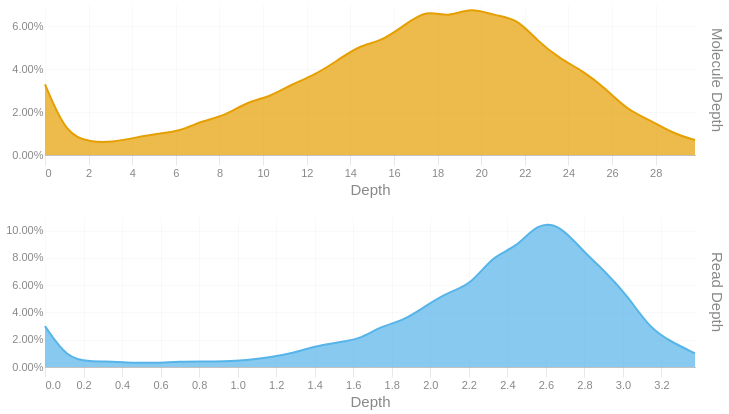

Notebook cell for this chart:
### Code cell
readdep = depth_hist(tb['Read Depth'], q99, 3)
readdep = readdep.with_columns(pl.lit('Read Depth').alias('Metric'))
if not SKIPLR:
    moldep = depth_hist(tb['Molecule Depth'], mol_q99, 1)
    moldep = moldep.with_columns(pl.lit('Molecule Depth').alias('Metric'))
    _hist = pl.concat([readdep, moldep])
    _hist = _hist.filter(pl.col('Proportion') != 0)
    with SafeRender(_hist):
        (
            alt.Chart(_hist)        
            .mark_area(interpolate = "basis")
            .encode(
                x=alt.X('Bin:Q').scale(domainMin=0).axis(alt.Axis(title='Depth')),
                y = alt.Y('Proportion:Q', title = None).axis(format = '.2%'),
                color = alt.Color('Metric:N').legend(None),
                row = alt.Row("Metric:N").header(title = None, labelOrient = 'right'),
                tooltip = [
                    alt.Tooltip("Metric:N", title = "Metric"),
                    alt.Tooltip('Interval:N', title = "Depth Interval"),
                    alt.Tooltip('Proportion:Q', title = "% Alignments").format('.2%')
                ]
            )
            .resolve_scale(x='independent', y='independent')
            .properties(
                height = 150, width = 650,
                usermeta={'embedOptions': {'downloadFileName': f'{samplename}.depth.hist'}}
            )
        ).display()
else:
    readdep = readdep.filter(pl.col('Proportion') != 0)
    with SafeRender(readdep):
        (
            alt.Chart(readdep)        
            .mark_area(interpolate = "basis")
            .encode(
                x=alt.X('Bin:Q').scale(domainMin=0).axis(alt.Axis(title='Depth')),
                y = alt.Y('Proportion:Q', title = None).axis(format = '.2%'),
                tooltip = [
                    alt.Tooltip('Interval:N', title = "Depth Interval"),
                    alt.Tooltip('Proportion:Q', title = "% Alignments").format('.2%')
                ]
            )
            .properties(
                usermeta={'embedOptions': {'downloadFileName': f'{samplename}.depth.hist'}}
            )
        ).display()

### Figure 1 — Vega-Lite specification as saved in the notebook (floating-point values rounded to 4 significant figures)
{"width": 650, "height": 150, "config": {"title": {"anchor": "start", "dy": -15, "fontSize": 18, "color": "#888888", "subtitleColor": "#888888", "subtitleFontSize": 14}, "arc": {"fill": "#0072B2"}, "axis": {"domainColor": "#888888", "domainWidth": 0.5, "gridWidth": 0.2, "grid": false, "titleFontWeight": 400, "titleFontSize": 15, "labelFontSize": 11, "labelColor": "#888888", "tickColor": "#888888", "tickWidth": 0.2, "titleColor": "#888888"}, "axisBand": {"grid": false}, "axisX": {"grid": true, "tickSize": 10, "domainCap": "round"}, "axisY": {"domain": false, "grid": true, "tickSize": 0, "domainCap": "round"}, "background": "transparent", "header": {"labelFontSize": 15, "labelColor": "#888888", "titleFontSize": 15, "titleFontWeight": 600, "titleColor": "#888888"}, "legend": {"labelFont": "sans-serif", "labelFontSize": 12, "labelColor": "#888888", "symbolSize": 100, "symbolType": "circle", "titleFontSize": 12, "titlePadding": 10, "titleColor": "#888888", "title": null}, "range": {"category": ["#E69F00", "#56B4E9", "#009E73", "#F0E442", "#0072B2", "#D55E00", "#CC79A7", "#000000"], "diverging": ["#cfe8f3", "#a2d4ec", "#73bfe2", "#46abdb", "#1696d2", "#12719e"]}, "area": {"fill": "#0072B2", "fillOpacity": 0.7, "line": true, "strokeOpacity": 0.7}, "line": {"color": "#0072B2", "stroke": "#0072B2", "strokeWidth": 2}, "trail": {"color": "#0072B2", "stroke": "#0072B2", "strokeWidth": 0, "size": 1}, "point": {"filled": true, "fillOpacity": 1.0, "size": 95}, "text": {"color": "#888888", "fontSize": 11, "align": "right", "fontWeight": 400, "size": 11}, "bar": {"fill": "#0072B2", "stroke": null}, "view": {"stroke": null, "continuousWidth": 660, "continuousHeight": 400}}, "data": {"name": "data-3d9a3919ddfc35d5569b64732c8e05a3"}, "mark": {"type": "area", "interpolate": "basis"}, "encoding": {"color": {"field": "Metric", "legend": null, "type": "nominal"}, "row": {"field": "Metric", "header": {"title": null, "labelOrient": "right"}, "type": "nominal"}, "tooltip": [{"field": "Metric", "title": "Metric", "type": "nominal"}, {"field": "Interval", "title": "Depth Interval", "type": "nominal"}, {"field": "Proportion", "format": ".2%", "title": "% Alignments", "type": "quantitative"}], "x": {"axis": {"title": "Depth"}, "field": "Bin", "scale": {"domainMin": 0}, "type": "quantitative"}, "y": {"axis": {"format": ".2%"}, "field": "Proportion", "title": null, "type": "quantitative"}}, "resolve": {"scale": {"x": "independent", "y": "independent"}}, "usermeta": {"embedOptions": {"downloadFileName": "S1_Tusket_025.depth.hist"}}, "$schema": "https://vega.github.io/schema/vega-lite/v6.1.0.json", "datasets": {"data-3d9a3919ddfc35d5569b64732c8e05a3": [{"Bin": 0.0, "Interval": "0.0-0.116", "Proportion": 0.03, "Metric": "Read Depth"}, {"Bin": 0.116, "Interval": "0.116-0.233", "Proportion": 0.006, "Metric": "Read Depth"}, {"Bin": 0.233, "Interval": "0.233-0.349", "Proportion": 0.004, "Metric": "Read Depth"}, {"Bin": 0.349, "Interval": "0.349-0.465", "Proportion": 0.004, "Metric": "Read Depth"}, {"Bin": 0.465, "Interval": "0.465-0.582", "Proportion": 0.003, "Metric": "Read Depth"}, {"Bin": 0.582, "Interval": "0.582-0.698", "Proportion": 0.003, "Metric": "Read Depth"}, {"Bin": 0.698, "Interval": "0.698-0.814", "Proportion": 0.004, "Metric": "Read Depth"}, {"Bin": 0.814, "Interval": "0.814-0.931", "Proportion": 0.004, "Metric": "Read Depth"}, {"Bin": 0.931, "Interval": "0.931-1.047", "Proportion": 0.004, "Metric": "Read Depth"}, {"Bin": 1.047, "Interval": "1.047-1.163", "Proportion": 0.005, "Metric": "Read Depth"}, {"Bin": 1.163, "Interval": "1.163-1.28", "Proportion": 0.007, "Metric": "Read Depth"}, {"Bin": 1.28, "Interval": "1.28-1.396", "Proportion": 0.01, "Metric": "Read Depth"}, {"Bin": 1.396, "Interval": "1.396-1.512", "Proportion": 0.015, "Metric": "Read Depth"}, {"Bin": 1.512, "Interval": "1.512-1.629", "Proportion": 0.018, "Metric": "Read Depth"}, {"Bin": 1.629, "Interval": "1.629-1.745", "Proportion": 0.02, "Metric": "Read Depth"}, {"Bin": 1.745, "Interval": "1.745-1.861", "Proportion": 0.03, "Metric": "Read Depth"}, {"Bin": 1.861, "Interval": "1.861-1.978", "Proportion": 0.034, "Metric": "Read Depth"}, {"Bin": 1.978, "Interval": "1.978-2.094", "Proportion": 0.045, "Metric": "Read Depth"}, {"Bin": 2.094, "Interval": "2.094-2.21", "Proportion": 0.055, "Metric": "Read Depth"}, {"Bin": 2.21, "Interval": "2.21-2.327", "Proportion": 0.06, "Metric": "Read Depth"}, {"Bin": 2.327, "Interval": "2.327-2.443", "Proportion": 0.082, "Metric": "Read Depth"}, {"Bin": 2.443, "Interval": "2.443-2.559", "Proportion": 0.087, "Metric": "Read Depth"}, {"Bin": 2.559, "Interval": "2.559-2.676", "Proportion": 0.106, "Metric": "Read Depth"}, {"Bin": 2.676, "Interval": "2.676-2.792", "Proportion": 0.104, "Metric": "Read Depth"}, {"Bin": 2.792, "Interval": "2.792-2.908", "Proportion": 0.085, "Metric": "Read Depth"}, {"Bin": 2.908, "Interval": "2.908-3.025", "Proportion": 0.07, "Metric": "Read Depth"}, {"Bin": 3.025, "Interval": "3.025-3.141", "Proportion": 0.052, "Metric": "Read Depth"}, {"Bin": 3.141, "Interval": "3.141-3.257", "Proportion": 0.028, "Metric": "Read Depth"}, {"Bin": 3.257, "Interval": "3.257-3.374", "Proportion": 0.018, "Metric": "Read Depth"}, {"Bin": 3.374, "Interval": "3.374-3.49", "Proportion": 0.01, "Metric": "Read Depth"}, {"Bin": 0.0, "Interval": "0.0-1.0", "Proportion": 0.033, "Metric": "Molecule Depth"}, {"Bin": 1.0, "Interval": "1.0-2.1", "Proportion": 0.009, "Metric": "Molecule Depth"}, {"Bin": 2.1, "Interval": "2.1-3.1", "Proportion": 0.006, "Metric": "Molecule Depth"}, {"Bin": 3.1, "Interval": "3.1-4.1", "Proportion": 0.006, "Metric": "Molecule Depth"}, {"Bin": 4.1, "Interval": "4.1-5.1", "Proportion": 0.008, "Metric": "Molecule Depth"}, {"Bin": 5.1, "Interval": "5.1-6.2", "Proportion": 0.01, "Metric": "Molecule Depth"}, {"Bin": 6.2, "Interval": "6.2-7.2", "Proportion": 0.011, "Metric": "Molecule Depth"}, {"Bin": 7.2, "Interval": "7.2-8.2", "Proportion": 0.016, "Metric": "Molecule Depth"}, {"Bin": 8.2, "Interval": "8.2-9.3", "Proportion": 0.018, "Metric": "Molecule Depth"}, {"Bin": 9.3, "Interval": "9.3-10.3", "Proportion": 0.025, "Metric": "Molecule Depth"}, {"Bin": 10.3, "Interval": "10.3-11.3", "Proportion": 0.027, "Metric": "Molecule Depth"}, {"Bin": 11.3, "Interval": "11.3-12.3", "Proportion": 0.033, "Metric": "Molecule Depth"}, {"Bin": 12.3, "Interval": "12.3-13.4", "Proportion": 0.037, "Metric": "Molecule Depth"}, {"Bin": 13.4, "Interval": "13.4-14.4", "Proportion": 0.044, "Metric": "Molecule Depth"}, {"Bin": 14.4, "Interval": "14.4-15.4", "Proportion": 0.051, "Metric": "Molecule Depth"}, {"Bin": 15.4, "Interval": "15.4-16.4", "Proportion": 0.053, "Metric": "Molecule Depth"}, {"Bin": 16.4, "Interval": "16.4-17.5", "Proportion": 0.06, "Metric": "Molecule Depth"}, {"Bin": 17.5, "Interval": "17.5-18.5", "Proportion": 0.068, "Metric": "Molecule Depth"}, {"Bin": 18.5, "Interval": "18.5-19.5", "Proportion": 0.064, "Metric": "Molecule Depth"}, {"Bin": 19.5, "Interval": "19.5-20.6", "Proportion": 0.069, "Metric": "Molecule Depth"}, {"Bin": 20.6, "Interval": "20.6-21.6", "Proportion": 0.065, "Metric": "Molecule Depth"}, {"Bin": 21.6, "Interval": "21.6-22.6", "Proportion": 0.064, "Metric": "Molecule Depth"}, {"Bin": 22.6, "Interval": "22.6-23.6", "Proportion": 0.053, "Metric": "Molecule Depth"}, {"Bin": 23.6, "Interval": "23.6-24.7", "Proportion": 0.045, "Metric": "Molecule Depth"}, {"Bin": 24.7, "Interval": "24.7-25.7", "Proportion": 0.039, "Metric": "Molecule Depth"}, {"Bin": 25.7, "Interval": "25.7-26.7", "Proportion": 0.031, "Metric": "Molecule Depth"}, {"Bin": 26.7, "Interval": "26.7-27.8", "Proportion": 0.021, "Metric": "Molecule Depth"}, {"Bin": 27.8, "Interval": "27.8-28.8", "Proportion": 0.016, "Metric": "Molecule Depth"}, {"Bin": 28.8, "Interval": "28.8-29.8", "Proportion": 0.01, "Metric": "Molecule Depth"}, {"Bin": 29.8, "Interval": "29.8-30.84", "Proportion": 0.007, "Metric": "Molecule Depth"}]}}
